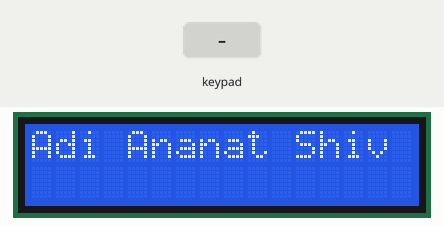
Recording of a sketch running on a simulated Arduino Uno, built with avr-gcc and run on an emulated ATmega328P. Shown: 16×2 character LCD. Inputs (shaded band) come from the test bench.

Above: at 1.2 s.
1.3 s: keypad keys 2 3 4 5 pressed 0.4 s apart
At 3.9 s:
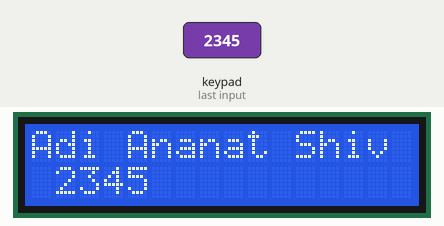
4.4 s: key '1' pressed
At 5.5 s:
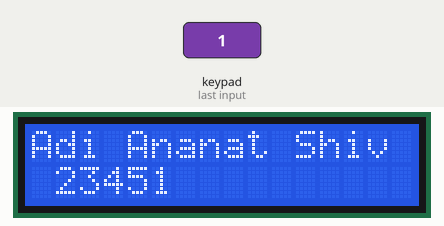
5.9 s: key '2' pressed
At 6.8 s:
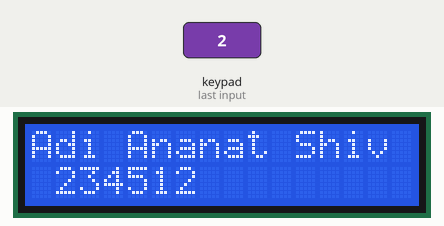
7.4 s: keypad keys 2 3 4 5 * pressed 0.4 s apart
At 10.0 s:
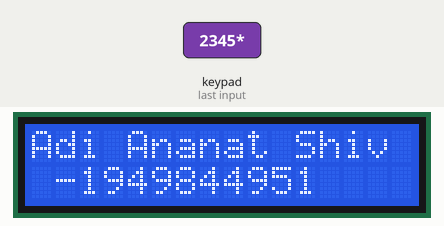
Timing chart, 0 to 11.5 s (numbered marks = the images above; inputs shaded):
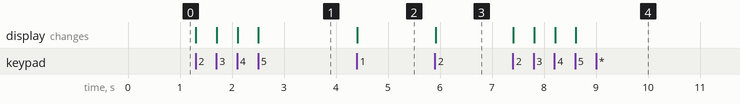

The sketch:

16x2_i2c_00.ino
```cpp
#include <Keypad.h>
#include <Wire.h>
#include <hd44780.h>                       // main hd44780 header
#include <hd44780ioClass/hd44780_I2Cexp.h> // i2c expander i/o class header

//LCD I2C Initialization
hd44780_I2Cexp lcd; // declare lcd object: auto locate & config exapander chip
// LCD geometry
const int LCD_COLS = 16;
const int LCD_ROWS = 2;

long int total,num1,num2 ;
char operation,button;
const byte ROWS = 4; // Four rows
const byte COLS = 4; // Three columns

// Define the Keymap
char keys[ROWS][COLS] = {
  {'1','2','3','+'},
  {'4','5','6','-'},
  {'7','8','9','*'},
  {'=','0','%','/'}
};
byte rowPins[ROWS] = {2,3,4,5};// Connect keypad ROW0, ROW1, ROW2 and ROW3 to these Arduino pins.
byte colPins[COLS] = {6,7,8,9}; // Connect keypad COL0, COL1 and COL2 to these Arduino pins.

Keypad kpd = Keypad( makeKeymap(keys), rowPins, colPins, ROWS, COLS ); //  Create the Keypad


void setup() {
int status;

  // initialize LCD with number of columns and rows:
  // hd44780 returns a status from begin() that can be used to determine if initalization failed.
  status = lcd.begin(LCD_COLS, LCD_ROWS);
  if(status) // non zero status means it was unsuccesful
  {
    status = -status; // convert negative status value to positive number

    // begin() failed so blink error code using the onboard LED if possible
    hd44780::fatalError(status); // does not return
  }

  // initalization was successful, the backlight should be on now

  // Print a message to the LCD
  lcd.print("Adi Ananat Shiv");
}

void loop()
{
  // Loops are convenient for reading key press from keypad
  while(1) // First loop. Composing first number. Until operator pressed
  {
    button = kpd.getKey(); // Button read
    if (button >='0' && button <='9') // If user pressed numeric value, 1 character at a time.
    {
      lcd.clear();
      num1 = num1*10 + (button -'0'); //First operand composing
      lcd.setCursor(0,0); // Select first row on lcd
      lcd.print(num1); // Print current number1
    }


while(1) // Second loop. Inputting second operand. Until '=' pressed
  {
    button = kpd.getKey(); // Button read
    if (button >='0' && button <='9') // Getting chars from keypad for second number
    {
      num2 = num2*10 + (button -'0'); //Second operand composing
      lcd.setCursor(1,1); // Select second row, second column on lcd
      lcd.print(num2); // Print current operand2
    }
  }

}

}
```

Measured:
- after the input at 1.3 s, the display: first changes at once (image 1 shows a later state)
- after the input at 4.4 s, the display: changes at once (image 2)
- after the input at 5.9 s, the display: changes at once (image 3)
- after the input at 7.4 s, the display: first changes at once (image 4 shows a later state)
